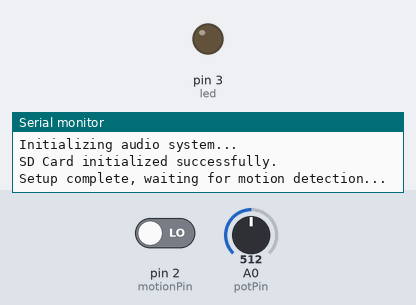
The sketch below on a simulated Arduino Uno, built with avr-gcc and run on an emulated ATmega328P. Parts: output pins drawn as LEDs (lit = HIGH), the last lines printed to the serial monitor. Inputs (shaded band) come from the test bench; at power-on: pin 2 (motionPin) LOW, A0 (potPin) = 512. Storage starts empty; random numbers use the default seed unless the sketch sets one.

Above: at 1.2 s.
1.3 s: pin 2 (motionPin) driven HIGH
At 2.5 s:
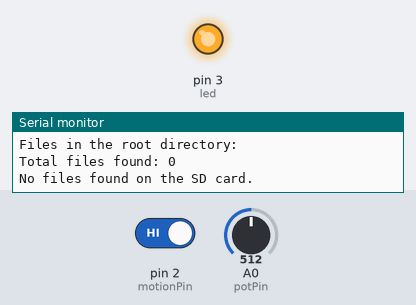
3.1 s: pin 2 (motionPin) driven LOW
At 3.9 s:
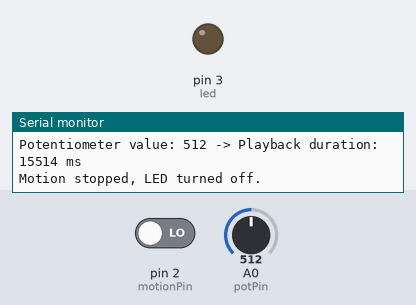
Timing chart, 0 to 6.1 s (numbered marks = the images above; inputs shaded):
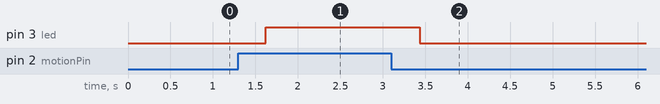

Measured:
- after the input at 1.3 s, pin 3 (led): LOW → HIGH after 0.32 s
- after the input at 3.1 s, pin 3 (led): HIGH → LOW after 0.34 s

The sketch:

SDCARD_bird_uno.ino
```cpp
#include <SPI.h>
#include <SD.h>
#include <TMRpcm.h>
#include <Wire.h>

// Pin Definitions
const int motionPin = 2;        // Pin for Microwave Motion Sensor (RCWL-0516)
const int led = 3;              // Pin for LED
const int potPin = A0;          // Pin for Potentiometer
const int speakerPin = 9;       // Pin for Speaker (PWM)

// SD card settings
const int chipSelect = 4;       // Pin for SD card module

// TMRpcm audio library object
TMRpcm audio;

// State Variables
int state = LOW;                // Current state of motion detection
int lastReading = LOW;          // Last reading from the motion sensor
unsigned long lastDebounceTime = 0;  // Last time motion state changed
const unsigned long debounceDelay = 200; // Debounce delay

// Variables to track playback
unsigned long playbackStartMillis = 0;  // Time when playback started
bool isPlaying = false;                 // Flag to indicate if audio is playing

void setup() {
  Serial.begin(115200);         // Initialize serial communication

  // Initialize pins
  pinMode(led, OUTPUT);         // Initialize LED as output
  pinMode(motionPin, INPUT);    // Initialize motion sensor as input
  pinMode(potPin, INPUT);       // Initialize potentiometer as input

  // Initialize TMRpcm
  audio.speakerPin = speakerPin; // Set speaker pin
  Serial.println("Initializing audio system...");

  // Initialize SD card
  if (!SD.begin(chipSelect)) {
    Serial.println("SD Card initialization failed!");
    return; // Stop execution if SD card fails
  }
  Serial.println("SD Card initialized successfully.");

  randomSeed(analogRead(A0));   // Seed the random generator using analog noise

  Serial.println("Setup complete, waiting for motion detection...");
}

void loop() {
  int reading = digitalRead(motionPin); // Read motion sensor value

  // Debouncing
  if (reading != lastReading) {
    lastDebounceTime = millis(); // Reset debounce timer
  }

  // Only update state if stable for debounce period
  if ((millis() - lastDebounceTime) > debounceDelay) {
    if (reading != state) {
      state = reading; // Update state

      if (state == HIGH) { // Motion detected
        Serial.println("Motion detected!");
        digitalWrite(led, HIGH); // Turn LED on
        playRandomFile();        // Play random audio file
        playbackStartMillis = millis(); // Record playback start time
        isPlaying = true;        // Set playback flag
      } else { // Motion stopped
        if (isPlaying) {
          unsigned long playbackDuration = readPotentiometer(); // Get playback duration
          if (millis() - playbackStartMillis >= playbackDuration) {
            audio.disable(); // Stop playback
            Serial.println("Audio playback stopped.");
            isPlaying = false; // Reset playback flag
          }
        }
        digitalWrite(led, LOW); // Turn LED off
        Serial.println("Motion stopped, LED turned off.");
      }
    }
  }

  lastReading = reading; // Update last reading
  delay(100); // Small delay to avoid rapid triggering
}

void playRandomFile() {
  Serial.println("Attempting to open SD card root directory...");
  File root = SD.open("/");
  if (!root) {
    Serial.println("Failed to open SD card root directory.");
    return;
  }

  Serial.println("Files in the root directory:");
  File file = root.openNextFile();

  int fileCount = 0;

  // Count the files on the SD card and print each one
  while (file) {
    Serial.print("Found file: ");
    Serial.println(file.name()); // Print each file found
    fileCount++;
    file = root.openNextFile();
    delay(50); // Add a small delay to improve stability
  }
  root.close();

  Serial.print("Total files found: ");
  Serial.println(fileCount);

  if (fileCount == 0) {
    Serial.println("No files found on the SD card.");
    return;
  }

  int randomFileNumber = random(1, fileCount + 1);
  Serial.print("Playing random file number: ");
  Serial.println(randomFileNumber);

  // Reopen the root to play the random file
  root = SD.open("/");
  fileCount = 0;
  file = root.openNextFile();

  while (file) {
    fileCount++;
    if (fileCount == randomFileNumber) {
      Serial.print("Playing file: ");
      Serial.println(file.name());
      audio.play(file.name()); // Play the file with TMRpcm
      break;
    }
    file = root.openNextFile();
  }
  root.close();
  delay(100); // Add a delay after attempting to play the file
}


// Function to read the potentiometer and return playback duration
unsigned long readPotentiometer() {
  int potValue = analogRead(potPin); // Read potentiometer value
  unsigned long playbackDuration = map(potValue, 0, 1023, 1000, 30000); // Map to 1s to 30s
  Serial.print("Potentiometer value: ");
  Serial.print(potValue);
  Serial.print(" -> Playback duration: ");
  Serial.print(playbackDuration);
  Serial.println(" ms");
  delay(100); // Add a delay after reading the potentiometer
  return playbackDuration;
}
```
